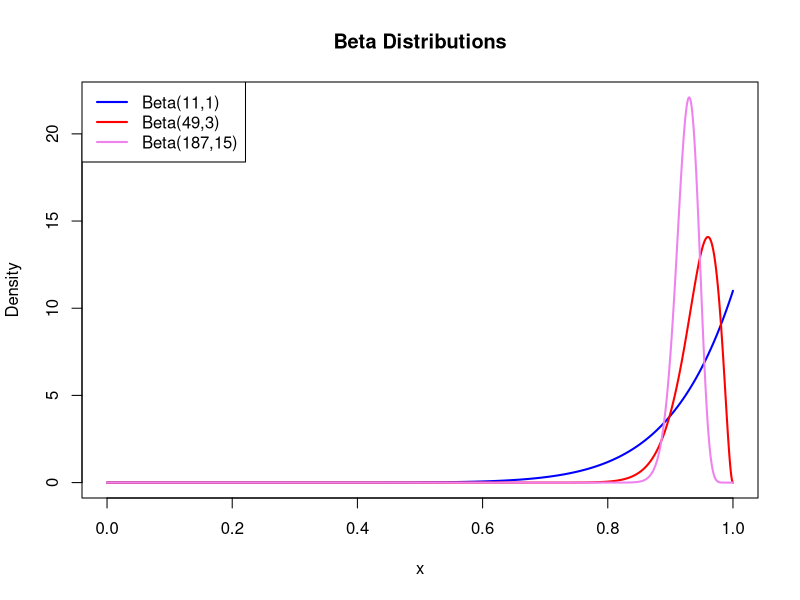

This chart was generated by the following R code:

x <- seq(0, 1, length = 10000)

y1 <- dbeta(x, shape1 = 11, shape2 = 1)

y2 <- dbeta(x, shape1 = 49, shape2 = 3)

y3 <- dbeta(x, shape1 = 187, shape2 = 15)

plot(x, y1, type = "l", col = "blue", lwd = 2, ylim = c(0, max(y1, y2, y3)),
     main = "Beta Distributions", xlab = "x", ylab = "Density")

lines(x, y2, col = "red", lwd = 2)

lines(x, y3, col = "violet", lwd = 2)

legend("topleft", legend = c("Beta(11,1)", "Beta(49,3)", "Beta(187,15)"), 
       col = c("blue", "red", "violet"), lwd = 2)
